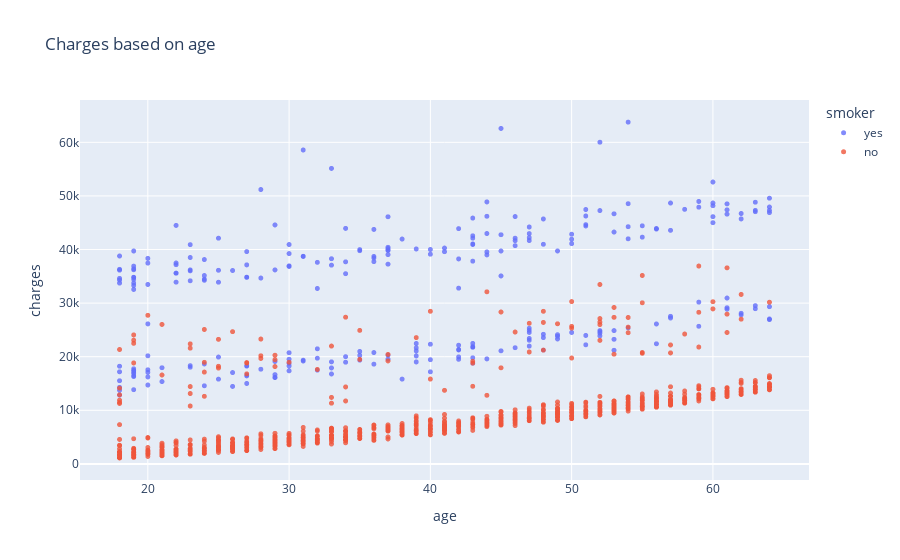

Notebook source saved alongside this figure:
### Code cell
fig = px.scatter(medical_df, x = 'age', y ='charges', color ='smoker',
                 hover_data =['sex'],opacity =0.8, title ='Charges based on age')
fig.update_traces(marker_size = 5)
fig.show()

### Figure 1 — Plotly figure (JSON) as saved in the notebook; plotly's stock layout.template omitted (floating-point values rounded to 4 significant figures; data arrays with more than 128 entries replaced by an {"elided": "..."} marker saying what was removed)
{"data": [{"customdata": {"elided": "274x1 str values"}, "hovertemplate": "smoker=yes<br>age=%{x}<br>charges=%{y}<br>sex=%{customdata[0]}<extra></extra>", "legendgroup": "yes", "marker": {"color": "#636efa", "opacity": 0.8, "size": 5, "symbol": "circle"}, "mode": "markers", "name": "yes", "showlegend": true, "type": "scattergl", "x": {"elided": "274 int values"}, "xaxis": "x", "y": {"elided": "274 float values"}, "yaxis": "y"}, {"customdata": {"elided": "1064x1 str values"}, "hovertemplate": "smoker=no<br>age=%{x}<br>charges=%{y}<br>sex=%{customdata[0]}<extra></extra>", "legendgroup": "no", "marker": {"color": "#EF553B", "opacity": 0.8, "size": 5, "symbol": "circle"}, "mode": "markers", "name": "no", "showlegend": true, "type": "scattergl", "x": {"elided": "1064 int values"}, "xaxis": "x", "y": {"elided": "1064 float values"}, "yaxis": "y"}], "layout": {"legend": {"title": {"text": "smoker"}, "tracegroupgap": 0}, "title": {"text": "Charges based on age"}, "xaxis": {"anchor": "y", "domain": [0, 1], "title": {"text": "age"}}, "yaxis": {"anchor": "x", "domain": [0, 1], "title": {"text": "charges"}}}}
